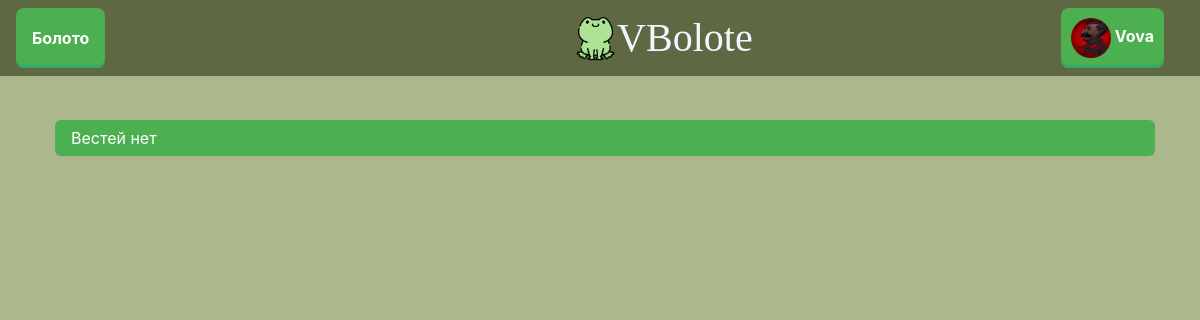
/news (signed in), run on an earlier commit of the app's database.
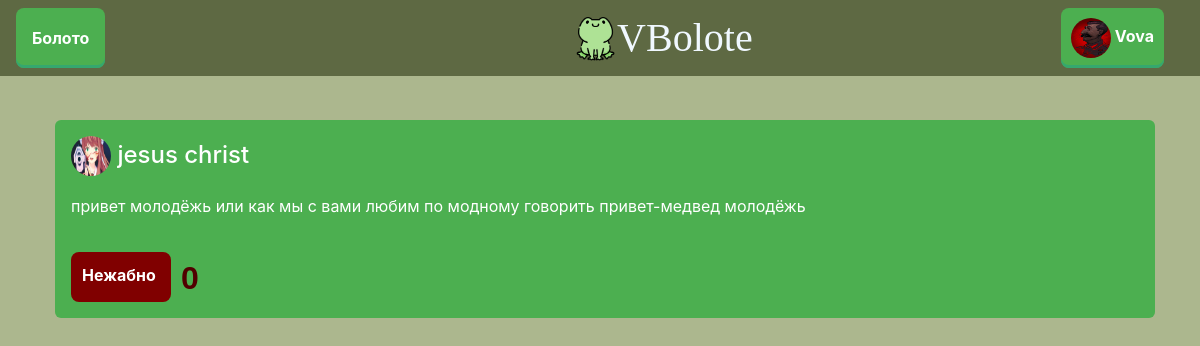
And on a later commit of the database.
### data/news.py (models this page shows)
class News(SqlAlchemyBase, UserMixin, SerializerMixin):
    __tablename__ = 'news'
    id = sqlalchemy.Column(sqlalchemy.Integer,
                           primary_key=True, autoincrement=True)
    u_id = sqlalchemy.Column(sqlalchemy.Integer)
    dislikes = sqlalchemy.Column(sqlalchemy.Integer, default=0)
    text = sqlalchemy.Column(sqlalchemy.String)

### data/users.py (models this page shows, shortened)
class User(SqlAlchemyBase, UserMixin, SerializerMixin):
    __tablename__ = 'users'
    id = sqlalchemy.Column(sqlalchemy.Integer,
                                primary_key=True, autoincrement=True)
    name = sqlalchemy.Column(sqlalchemy.String, nullable=True)
    email = sqlalchemy.Column(sqlalchemy.String,
                              index=True, unique=True, nullable=True)
    hashed_password = sqlalchemy.Column(sqlalchemy.String, nullable=True)
    about = sqlalchemy.Column(sqlalchemy.String, nullable=False,
                              default='')
    au_attitude = sqlalchemy.Column(sqlalchemy.String, nullable=False,
                                    default='')
    frog_attitude = sqlalchemy.Column(sqlalchemy.String, nullable=False,
                                      default='')
    pic = sqlalchemy.Column(sqlalchemy.Integer, default=0)

### flask_app.py (the view)
@app.route('/news')
@login_required
def news():
    db_sess = db_session.create_session()
    newss = []
    for i in FM.user_friends(current_user.id):
        _news = db_sess.query(News).filter(News.u_id == i).all()
        if _news:
            for new in _news:
                newss += [(new, db_sess.query(User).filter(User.id == i).first())]
    newss.sort(key=lambda x: -x[0].id)
    return render_template('news.html', news=newss)

### data/db_session.py (called while the page is built)
def create_session() -> Session:
    global __factory
    return __factory()

### flask_app.py (called while the page is built)
@login_manager.user_loader
def load_user(user_id):
    db_sess = db_session.create_session()
    return db_sess.query(User).get(user_id)

    @staticmethod
    def user_friends(u_id):
        db_sess = db_session.create_session()
        return list(map(lambda x: x[0], db_sess.query(Friends.u_id2).filter(Friends.u_id1 == u_id).all() + \
                        db_sess.query(Friends.u_id1).filter(Friends.u_id2 == u_id).all()))

### templates/news.html
{% extends "base.html" %}
{% block content %}
    <br>
    {% if news %}
        {% for new in news %}
            <div class="news">
                <h4 class="news-user">
                    <img src="../static/img/pics/pic{{ new[1].pic }}.jpg" class="mini_user_pic" alt="аватарка"/>
                    <a class="news-username" href="/user/{{ new[1].id }}">{{ new[1].name }}</a>
                </h4>
                <span class="news-text">{{ new[0].text }}</span>
                <span>
                {% if new.u_id != current_user.id %}
                    <br>
                    <span class="news-bottom-part"><a class="btn btn-danger dislike" href="/dislike/{{ new[0].id }}/-1">Нежабно</a>
                        <span class="dislikes-number">{{ new[0].dislikes }}</span></span>
                {% endif %}
                    </span>
            </div>
            <br>
        {% endfor %}
    {% else %}
        <div class="news">
                <span class="news-text">Вестей нет</span>
        </div>
    {% endif %}
{% endblock %}

What changed in the data, as far as the page shows it:
added News: name "jesus christ", text "привет молодёжь или как мы с вами любим по модному говорить привет-медвед молодёжь", dislikes "0"
Also different on the page:
text no longer shown: "Вестей нет"
